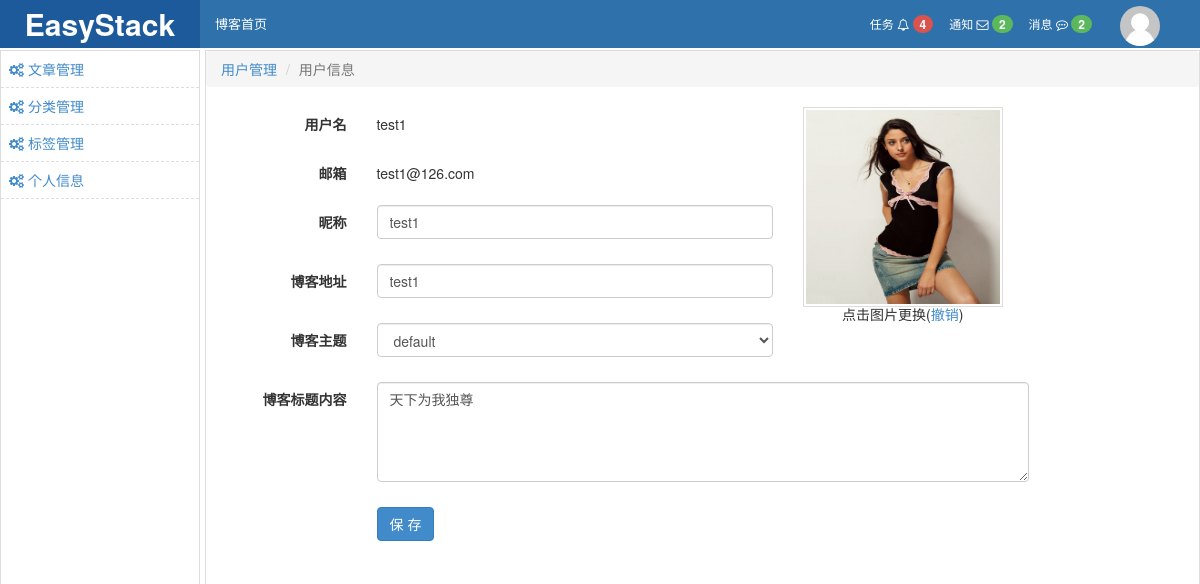
Page /backend/base-info.html (signed in) on the committed database.
### repository/models.py (models this page shows)
class UserInfo(models.Model):
    nid = models.BigAutoField(primary_key=True)
    username = models.CharField(verbose_name='用户名', max_length=32, unique=True)
    password = models.CharField(verbose_name='密码', max_length=64)
    nickname = models.CharField(verbose_name='昵称', max_length=32)
    email = models.EmailField(verbose_name='邮箱', unique=True)
    avatar = models.ImageField(verbose_name='头像')
    create_time = models.DateTimeField(verbose_name='创建时间', auto_now_add=True)
    fans = models.ManyToManyField(verbose_name='粉丝们', to='UserInfo', through='UserFans',
                                  through_fields=('user', 'follower'))

class Blog(models.Model):
    nid = models.BigAutoField(primary_key=True)
    title = models.CharField(verbose_name='个人博客标题', max_length=64)
    site = models.CharField(verbose_name='个人博客前缀', max_length=32, unique=True)
    theme = models.ForeignKey(verbose_name='博客主题',to="Theme",to_field="nid",default=1)
    user = models.OneToOneField(to='UserInfo', to_field='nid',related_name="blog")

### utils/authication.py (the view)
    def wrapper(*args,**kwargs):
        request=args[0]
        if request.session.get("is_login"):
            return func(*args,**kwargs)
        else:
            return redirect(reverse("login"))

### backend/views/user.py (called while the page is built, shortened)
@login
def base_info(request):
    if request.method=="GET":
        username=request.session.get("username")
        user_obj=models.UserInfo.objects.filter(username=username).first()
        blog_obj=models.Blog.objects.filter(user_id=user_obj.nid).first()
        theme_obj=models.Theme.objects.all()
        return render(request, 'backend_base_info.html',{"user_obj":user_obj,"blog_obj":blog_obj,"theme_obj":theme_obj})

### utils/authication.py (called while the page is built)
def login(func):
    def wrapper(*args,**kwargs):
        request=args[0]
        if request.session.get("is_login"):
            return func(*args,**kwargs)
        else:
            return redirect(reverse("login"))
    return wrapper

### templates/backend_base_info.html (shortened to what this page needs)
{% extends 'backend_layout.html' %}
{% block conent %}
    <ol class="breadcrumb">
        <li><a href="#">用户管理</a></li>
        <li class="active">用户信息</li>
    </ol>
    <div>
        <div class="row" style="position: relative;">
            <form class="form-horizontal" id="blog_fm">
                <div class="col-xs-12">
                    <div class="form-group">
                        <label class="col-xs-2 control-label">用户名</label>
                        <div class="col-xs-5">
                            <p class="form-control-static">{{ request.session.username }}</p>
                        </div>
                    </div>
                    <div class="form-group">
                        <label class="col-xs-2 control-label">邮箱</label>
                        <div class="col-xs-5">
                            <p class="form-control-static">{{ user_obj.email }}</p>
                        </div>
                    </div>
                    <div class="form-group">
                        <label for="nickname" class="col-xs-2 control-label">昵称</label>
                        <div class="col-xs-5">
                            <input type="text" class="form-control" id="nickname" placeholder="请输入昵称" name="nickname"
                                   value="{{ user_obj.nickname }}">
                        </div>
                    </div>
                    <div class="form-group">
                        <label for="blogUrl" class="col-xs-2 control-label">博客地址</label>
                        <div class="col-xs-5">
                            <input type="text" class="form-control" id="blogUrl" name="blogUrl"
                                   value="{{ user_obj.username }}"
                                   placeholder="如：wupeiqi,则个人博客为http://www.xxx.com/wupeiqi.html">
                        </div>
                    </div>
                    <div class="form-group">
                        <label for="blogTheme" class="col-xs-2 control-label">博客主题</label>
                        <div class="col-xs-5">
                            <select id="blogTheme" class="form-control" name="blogTheme">
                                {% for theme in theme_obj %}
                                    {% ifequal blog_obj.theme_id  theme.nid %}
                                        <option value="{{ theme.nid }}" selected="selected">{{ theme.name}}</option>
                                    {% else %}
                                        <option value="{{ theme.nid }}">{{ theme.name }}</option>
                                    {% endifequal %}
                                {% endfor %}
                            </select>
                        </div>
                    </div>
                    <div class="form-group">
                        <label for="blogTitle" class="col-xs-2 control-label">博客标题内容</label>
                        <div class="col-xs-8">
                            <textarea id="blogTitle" style="min-height: 100px" class="form-control"
                                      name="blogTitle"  placeholder="来一杯鸡汤...">{{ blog_obj.title }}</textarea>
                        </div>
                    </div>
                    <div class="form-group">
                        <div class="col-xs-offset-2 col-xs-10">
                            <button id="blog_save_bt" type="button" class="btn btn-primary">保 存</button>
                        </div>
                    </div>
                </div>
            </form>
            <div style="position: absolute;" class="col-xs-offset-7 col-xs-5">
                <div class="avatar-container">
                    <img origin="/static/imgs/avatar/default.png" src="{{ user_obj.avatar }}" id="show_icon">
                    <div class="text">点击图片更换(<a href="#">撤销</a>)</div>
                </div>
            </div>
        </div>
    </div>
{% endblock %}

### static/css/commons.css (style rules this page uses)
img { border: 0; }
a { text-decoration: none; }

### templates/backend_base_info.html (style rules this page uses)
.form-horizontal .control-label { padding-top: 7px; margin-bottom: 0; text-align: right; }
.avatar-container { height: 200px; width: 200px; padding: 2px; border: 1px solid #dddddd; position: relative; }
.avatar-container img { height: 100%; width: 100%; border: 0; overflow: hidden; }
.avatar-container .text { text-align: center; }

### rows in the picture
UserInfo: email "test1@126.com", nickname "test1", blogUrl "test1", avatar (picture)
Blog: blogTitle "天下为我独尊"

### other values in the picture
{{ request.session.username }} "test1"
form field blogTheme "default"
